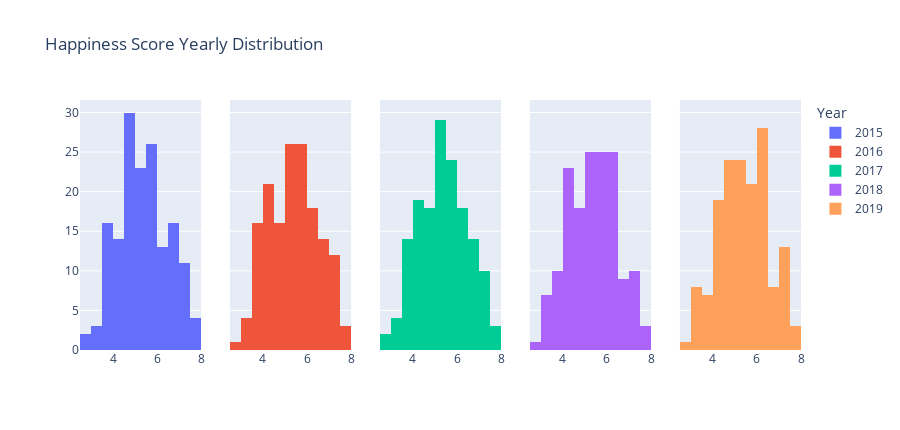

The code cell stored with this chart in its notebook:
### Code cell
fig = make_subplots(rows=1, cols=5, shared_yaxes=True, vertical_spacing=0.04)

color_discrete_sequence= px.colors.sequential.Plasma_r
for i, color in list(zip(range(2015, 2020), color_discrete_sequence)):
    data = happiness_data[happiness_data['year']==i]['happiness score']
    fig.add_trace(go.Histogram(x=data, name=i), row=1, col=i-2014)
    #fig.add_trace(go.Line(y=[data.mean()], name='Mean Score', showlegend=False), row=1, col=i-2014)
fig.update_layout(height=430, title='Happiness Score Yearly Distribution', legend_title_text='Year')
fig.show()

### Figure 1 — Plotly figure (JSON) as saved in the notebook; plotly's stock layout.template omitted (floating-point values rounded to 4 significant figures; data arrays with more than 128 entries replaced by an {"elided": "..."} marker saying what was removed)
{"data": [{"name": "2015", "type": "histogram", "x": {"elided": "158 float values"}, "xaxis": "x", "yaxis": "y"}, {"name": "2016", "type": "histogram", "x": {"elided": "157 float values"}, "xaxis": "x2", "yaxis": "y2"}, {"name": "2017", "type": "histogram", "x": {"elided": "155 float values"}, "xaxis": "x3", "yaxis": "y3"}, {"name": "2018", "type": "histogram", "x": {"elided": "156 float values"}, "xaxis": "x4", "yaxis": "y4"}, {"name": "2019", "type": "histogram", "x": {"elided": "156 float values"}, "xaxis": "x5", "yaxis": "y5"}], "layout": {"height": 430, "legend": {"title": {"text": "Year"}}, "title": {"text": "Happiness Score Yearly Distribution"}, "xaxis": {"anchor": "y", "domain": [0, 0.168]}, "xaxis2": {"anchor": "y2", "domain": [0.208, 0.376]}, "xaxis3": {"anchor": "y3", "domain": [0.416, 0.584]}, "xaxis4": {"anchor": "y4", "domain": [0.624, 0.792]}, "xaxis5": {"anchor": "y5", "domain": [0.832, 1]}, "yaxis": {"anchor": "x", "domain": [0, 1]}, "yaxis2": {"anchor": "x2", "domain": [0, 1], "matches": "y", "showticklabels": false}, "yaxis3": {"anchor": "x3", "domain": [0, 1], "matches": "y", "showticklabels": false}, "yaxis4": {"anchor": "x4", "domain": [0, 1], "matches": "y", "showticklabels": false}, "yaxis5": {"anchor": "x5", "domain": [0, 1], "matches": "y", "showticklabels": false}}}
